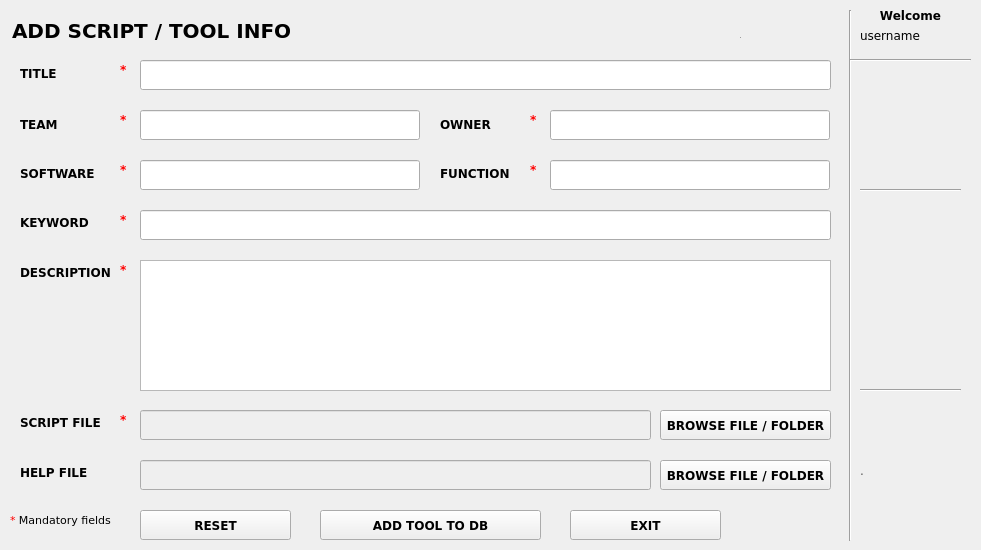
    <widget class="QWidget" name="tab_2">
     <attribute name="title">
      <string>ADD/MANAGE</string>
     </attribute>
     <widget class="QLabel" name="add_header_lable">
      <property name="geometry">
       <rect>
        <x>12</x>
        <y>20</y>
        <width>381</width>
        <height>21</height>
       </rect>
      </property>
      <property name="font">
       <font>
        <family>Verdana</family>
        <pointsize>15</pointsize>
        <weight>75</weight>
        <bold>true</bold>
       </font>
      </property>
      <property name="text">
       <string>ADD SCRIPT / TOOL INFO</string>
      </property>
     </widget>
     <widget class="QLabel" name="label_56">
      <property name="geometry">
       <rect>
        <x>20</x>
        <y>115</y>
        <width>121</width>
        <height>20</height>
       </rect>
      </property>
      <property name="font">
       <font>
        <family>Verdana</family>
        <pointsize>9</pointsize>
        <weight>75</weight>
        <bold>true</bold>
       </font>
      </property>
      <property name="text">
       <string>&lt;html&gt;&lt;head/&gt;&lt;body&gt;&lt;p&gt;TEAM&lt;/p&gt;&lt;/body&gt;&lt;/html&gt;</string>
      </property>
     </widget>
     <widget class="QLineEdit" name="add_team">
      <property name="geometry">
       <rect>
        <x>140</x>
        <y>110</y>
        <width>280</width>
        <height>30</height>
       </rect>
      </property>
      <property name="font">
       <font>
        <family>Verdana</family>
        <pointsize>10</pointsize>
        <weight>50</weight>
        <bold>false</bold>
       </font>
      </property>
     </widget>
     <widget class="QLabel" name="label_57">
      <property name="geometry">
       <rect>
        <x>20</x>
        <y>164</y>
        <width>121</width>
        <height>20</height>
       </rect>
      </property>
      <property name="font">
       <font>
        <family>Verdana</family>
        <pointsize>9</pointsize>
        <weight>75</weight>
        <bold>true</bold>
       </font>
      </property>
      <property name="text">
       <string>&lt;html&gt;&lt;head/&gt;&lt;body&gt;&lt;p&gt;SOFTWARE&lt;/p&gt;&lt;/body&gt;&lt;/html&gt;</string>
      </property>
     </widget>
     <widget class="QLineEdit" name="add_software">
      <property name="geometry">
       <rect>
        <x>140</x>
        <y>160</y>
        <width>280</width>
        <height>30</height>
       </rect>
      </property>
      <property name="font">
       <font>
        <family>Verdana</family>
        <pointsize>10</pointsize>
        <weight>50</weight>
        <bold>false</bold>
       </font>
      </property>
     </widget>
     <widget class="QLineEdit" name="add_function">
      <property name="geometry">
       <rect>
        <x>550</x>
        <y>160</y>
        <width>280</width>
        <height>30</height>
       </rect>
      </property>
      <property name="font">
       <font>
        <family>Verdana</family>
        <pointsize>10</pointsize>
        <weight>50</weight>
        <bold>false</bold>
       </font>
      </property>
     </widget>
     <widget class="QLabel" name="label_58">
      <property name="geometry">
       <rect>
        <x>440</x>
        <y>164</y>
        <width>81</width>
        <height>20</height>
       </rect>
      </property>
      <property name="font">
       <font>
        <family>Verdana</family>
        <pointsize>9</pointsize>
        <weight>75</weight>
        <bold>true</bold>
       </font>
      </property>
      <property name="text">
       <string>&lt;html&gt;&lt;head/&gt;&lt;body&gt;&lt;p&gt;FUNCTION&lt;/p&gt;&lt;/body&gt;&lt;/html&gt;</string>
      </property>
     </widget>
     <widget class="QLineEdit" name="add_keyword">
      <property name="geometry">
       <rect>
        <x>140</x>
        <y>210</y>
        <width>691</width>
        <height>30</height>
       </rect>
      </property>
      <property name="font">
       <font>
        <family>Verdana</family>
        <pointsize>10</pointsize>
        <weight>50</weight>
        <bold>false</bold>
       </font>
      </property>
     </widget>
     <widget class="QLabel" name="label_59">
      <property name="geometry">
       <rect>
        <x>20</x>
        <y>213</y>
        <width>121</width>
        <height>20</height>
       </rect>
      </property>
      <property name="font">
       <font>
        <family>Verdana</family>
        <pointsize>9</pointsize>
        <weight>75</weight>
        <bold>true</bold>
       </font>
      </property>
      <property name="text">
       <string>&lt;html&gt;&lt;head/&gt;&lt;body&gt;&lt;p&gt;KEYWORD&lt;/p&gt;&lt;/body&gt;&lt;/html&gt;</string>
      </property>
     </widget>
     <widget class="QLineEdit" name="add_owner">
      <property name="geometry">
       <rect>
        <x>550</x>
        <y>110</y>
        <width>280</width>
        <height>30</height>
       </rect>
      </property>
      <property name="font">
       <font>
        <family>Verdana</family>
        <pointsize>10</pointsize>
        <weight>50</weight>
        <bold>false</bold>
       </font>
      </property>
     </widget>
     <widget class="QLabel" name="label_60">
      <property name="geometry">
       <rect>
        <x>440</x>
        <y>115</y>
        <width>81</width>
        <height>20</height>
       </rect>
      </property>
      <property name="font">
       <font>
        <family>Verdana</family>
        <pointsize>9</pointsize>
        <weight>75</weight>
        <bold>true</bold>
       </font>
      </property>
      <property name="text">
       <string>&lt;html&gt;&lt;head/&gt;&lt;body&gt;&lt;p&gt;OWNER&lt;/p&gt;&lt;/body&gt;&lt;/html&gt;</string>
      </property>
     </widget>
     <widget class="QLineEdit" name="add_title">
      <property name="geometry">
       <rect>
        <x>140</x>
        <y>60</y>
        <width>691</width>
        <height>30</height>
       </rect>
      </property>
      <property name="font">
       <font>
        <family>Verdana</family>
        <pointsize>10</pointsize>
        <weight>50</weight>
        <bold>false</bold>
       </font>
      </property>
     </widget>
     <widget class="QLabel" name="label_61">
      <property name="geometry">
       <rect>
        <x>20</x>
        <y>64</y>
        <width>121</width>
        <height>20</height>
       </rect>
      </property>
      <property name="font">
       <font>
        <family>Verdana</family>
        <pointsize>9</pointsize>
        <weight>75</weight>
        <bold>true</bold>
       </font>
      </property>
      <property name="text">
       <string>&lt;html&gt;&lt;head/&gt;&lt;body&gt;&lt;p&gt;TITLE&lt;/p&gt;&lt;/body&gt;&lt;/html&gt;</string>
      </property>
     </widget>
     <widget class="QLabel" name="label_62">
      <property name="geometry">
       <rect>
        <x>20</x>
        <y>263</y>
        <width>121</width>
        <height>20</height>
       </rect>
      </property>
      <property name="font">
       <font>
        <family>Verdana</family>
        <pointsize>9</pointsize>
        <weight>75</weight>
        <bold>true</bold>
       </font>
      </property>
      <property name="text">
       <string>&lt;html&gt;&lt;head/&gt;&lt;body&gt;&lt;p&gt;DESCRIPTION&lt;/p&gt;&lt;/body&gt;&lt;/html&gt;</string>
      </property>
     </widget>
     <widget class="QLineEdit" name="add_toolpath">
      <property name="enabled">
       <bool>false</bool>
      </property>
      <property name="geometry">
       <rect>
        <x>140</x>
        <y>410</y>
        <width>511</width>
        <height>30</height>
       </rect>
      </property>
      <property name="font">
       <font>
        <family>Verdana</family>
        <pointsize>10</pointsize>
        <weight>50</weight>
        <bold>false</bold>
       </font>
      </property>
     </widget>
     <widget class="QLabel" name="label_63">
      <property name="geometry">
       <rect>
        <x>20</x>
        <y>413</y>
        <width>121</width>
        <height>20</height>
       </rect>
      </property>
      <property name="font">
       <font>
        <family>Verdana</family>
        <pointsize>9</pointsize>
        <weight>75</weight>
        <bold>true</bold>
       </font>
      </property>
      <property name="text">
       <string>&lt;html&gt;&lt;head/&gt;&lt;body&gt;&lt;p&gt;SCRIPT FILE&lt;/p&gt;&lt;/body&gt;&lt;/html&gt;</string>
      </property>
     </widget>
     <widget class="QPushButton" name="add_script_path_browse">
      <property name="geometry">
       <rect>
        <x>660</x>
        <y>410</y>
        <width>171</width>
        <height>30</height>
       </rect>
      </property>
      <property name="font">
       <font>
        <family>Verdana</family>
        <weight>75</weight>
        <bold>true</bold>
       </font>
      </property>
      <property name="text">
       <string>BROWSE FILE / FOLDER</string>
      </property>
     </widget>
     <widget class="QLabel" name="label_64">
      <property name="geometry">
       <rect>
        <x>20</x>
        <y>463</y>
        <width>121</width>
        <height>20</height>
       </rect>
      </property>
      <property name="font">
       <font>
        <family>Verdana</family>
        <pointsize>9</pointsize>
        <weight>75</weight>
        <bold>true</bold>
       </font>
      </property>
      <property name="text">
       <string>&lt;html&gt;&lt;head/&gt;&lt;body&gt;&lt;p&gt;HELP FILE&lt;/p&gt;&lt;/body&gt;&lt;/html&gt;</string>
      </property>
     </widget>
     <widget class="QPushButton" name="add_help_path_browse">
      <property name="geometry">
       <rect>
        <x>660</x>
        <y>460</y>
        <width>171</width>
        <height>30</height>
       </rect>
      </property>
      <property name="font">
       <font>
        <family>Verdana</family>
        <weight>75</weight>
        <bold>true</bold>
       </font>
      </property>
      <property name="text">
       <string>BROWSE FILE / FOLDER</string>
      </property>
     </widget>
     <widget class="QLineEdit" name="add_documentpath">
      <property name="enabled">
       <bool>false</bool>
      </property>
      <property name="geometry">
       <rect>
        <x>140</x>
        <y>460</y>
        <width>511</width>
        <height>30</height>
       </rect>
      </property>
      <property name="font">
       <font>
        <family>Verdana</family>
        <pointsize>10</pointsize>
        <weight>50</weight>
        <bold>false</bold>
       </font>
      </property>
     </widget>
     <widget class="QPushButton" name="add_reset">
      <property name="geometry">
       <rect>
        <x>140</x>
        <y>510</y>
        <width>151</width>
        <height>30</height>
       </rect>
      </property>
      <property name="font">
       <font>
        <family>Verdana</family>
        <weight>75</weight>
        <bold>true</bold>
       </font>
      </property>
      <property name="text">
       <string>RESET</string>
      </property>
     </widget>
     <widget class="QPushButton" name="save_info">
      <property name="geometry">
       <rect>
        <x>320</x>
        <y>510</y>
        <width>221</width>
        <height>30</height>
       </rect>
      </property>
      <property name="font">
       <font>
        <family>Verdana</family>
        <weight>75</weight>
        <bold>true</bold>
       </font>
      </property>
      <property name="text">
       <string>ADD TOOL TO DB</string>
      </property>
     </widget>
     <widget class="QPushButton" name="add_exit">
      <property name="geometry">
       <rect>
        <x>570</x>
        <y>510</y>
        <width>151</width>
        <height>30</height>
       </rect>
      </property>
      <property name="font">
       <font>
        <family>Verdana</family>
        <weight>75</weight>
        <bold>true</bold>
       </font>
      </property>
      <property name="text">
       <string>EXIT</string>
      </property>
     </widget>
     <widget class="Line" name="line_4">
      <property name="geometry">
       <rect>
        <x>840</x>
        <y>10</y>
        <width>20</width>
        <height>531</height>
       </rect>
      </property>
      <property name="orientation">
       <enum>Qt::Vertical</enum>
      </property>
     </widget>
     <widget class="Line" name="line_5">
      <property name="geometry">
       <rect>
        <x>860</x>
        <y>180</y>
        <width>101</width>
        <height>20</height>
       </rect>
      </property>
      <property name="orientation">
       <enum>Qt::Horizontal</enum>
      </property>
     </widget>
     <widget class="Line" name="line_6">
      <property name="geometry">
       <rect>
        <x>860</x>
        <y>380</y>
        <width>101</width>
        <height>20</height>
       </rect>
      </property>
      <property name="orientation">
       <enum>Qt::Horizontal</enum>
      </property>
     </widget>
     <widget class="QLabel" name="add_status">
      <property name="geometry">
       <rect>
        <x>860</x>
        <y>410</y>
        <width>112</width>
        <height>121</height>
       </rect>
      </property>
      <property name="font">
       <font>
        <family>Verdana</family>
        <pointsize>9</pointsize>
        <weight>50</weight>
        <bold>false</bold>
       </font>
      </property>
      <property name="text">
       <string>&lt;html&gt;&lt;head/&gt;&lt;body&gt;&lt;p&gt;&lt;span style=&quot; color:#5b5b5b;&quot;&gt;.&lt;/span&gt;&lt;/p&gt;&lt;/body&gt;&lt;/html&gt;</string>
      </property>
      <property name="alignment">
       <set>Qt::AlignLeading|Qt::AlignLeft|Qt::AlignVCenter</set>
      </property>
      <property name="wordWrap">
       <bool>true</bool>
      </property>
     </widget>
     <widget class="QLabel" name="UserName2">
      <property name="geometry">
       <rect>
        <x>860</x>
        <y>20</y>
        <width>101</width>
        <height>31</height>
       </rect>
      </property>
      <property name="font">
       <font>
        <family>Verdana</family>
        <pointsize>9</pointsize>
        <weight>75</weight>
        <bold>true</bold>
       </font>
      </property>
      <property name="inputMethodHints">
       <set>Qt::ImhNone</set>
      </property>
      <property name="text">
       <string>&lt;html&gt;&lt;head/&gt;&lt;body&gt;&lt;p&gt;&lt;span style=&quot; font-weight:400;&quot;&gt;username&lt;/span&gt;&lt;/p&gt;&lt;/body&gt;&lt;/html&gt;</string>
      </property>
      <property name="wordWrap">
       <bool>true</bool>
      </property>
     </widget>
     <widget class="QLabel" name="add_enable_edit_label2_3">
      <property name="geometry">
       <rect>
        <x>860</x>
        <y>0</y>
        <width>101</width>
        <height>31</height>
       </rect>
      </property>
      <property name="font">
       <font>
        <family>Verdana</family>
        <pointsize>9</pointsize>
        <weight>75</weight>
        <bold>true</bold>
       </font>
      </property>
      <property name="inputMethodHints">
       <set>Qt::ImhNone</set>
      </property>
      <property name="text">
       <string>&lt;html&gt;&lt;head/&gt;&lt;body&gt;&lt;p align=&quot;center&quot;&gt;Welcome&lt;/p&gt;&lt;/body&gt;&lt;/html&gt;</string>
      </property>
      <property name="wordWrap">
       <bool>true</bool>
      </property>
     </widget>
     <widget class="Line" name="line_36">
      <property name="geometry">
       <rect>
        <x>850</x>
        <y>50</y>
        <width>121</width>
        <height>20</height>
       </rect>
      </property>
      <property name="orientation">
       <enum>Qt::Horizontal</enum>
      </property>
     </widget>
     <widget class="QLabel" name="edit_tool_id">
      <property name="geometry">
       <rect>
        <x>740</x>
        <y>10</y>
        <width>101</width>
        <height>16</height>
       </rect>
      </property>
      <property name="font">
       <font>
        <family>Verdana</family>
        <pointsize>1</pointsize>
        <weight>75</weight>
        <bold>true</bold>
       </font>
      </property>
      <property name="text">
       <string>&lt;html&gt;&lt;head/&gt;&lt;body&gt;&lt;p&gt;&lt;br/&gt;&lt;/p&gt;&lt;/body&gt;&lt;/html&gt;</string>
      </property>
     </widget>
     <widget class="QLabel" name="add_version">
      <property name="geometry">
       <rect>
        <x>740</x>
        <y>30</y>
        <width>101</width>
        <height>16</height>
       </rect>
      </property>
      <property name="font">
       <font>
        <family>Verdana</family>
        <pointsize>1</pointsize>
        <weight>75</weight>
        <bold>true</bold>
       </font>
      </property>
      <property name="text">
       <string>0</string>
      </property>
     </widget>
     <widget class="QTextEdit" name="add_description">
      <property name="geometry">
       <rect>
        <x>140</x>
        <y>260</y>
        <width>691</width>
        <height>131</height>
       </rect>
      </property>
      <property name="font">
       <font>
        <family>Verdana</family>
        <pointsize>10</pointsize>
       </font>
      </property>
     </widget>
     <widget class="QLabel" name="label_65">
      <property name="geometry">
       <rect>
        <x>120</x>
        <y>60</y>
        <width>21</width>
        <height>20</height>
       </rect>
      </property>
      <property name="font">
       <font>
        <family>Verdana</family>
        <pointsize>9</pointsize>
        <weight>75</weight>
        <bold>true</bold>
       </font>
      </property>
      <property name="text">
       <string>&lt;html&gt;&lt;head/&gt;&lt;body&gt;&lt;p&gt;&lt;span style=&quot; color:#ff0000;&quot;&gt;*&lt;/span&gt;&lt;/p&gt;&lt;/body&gt;&lt;/html&gt;</string>
      </property>
     </widget>
     <widget class="QLabel" name="label_66">
      <property name="geometry">
       <rect>
        <x>120</x>
        <y>110</y>
        <width>21</width>
        <height>20</height>
       </rect>
      </property>
      <property name="font">
       <font>
        <family>Verdana</family>
        <pointsize>9</pointsize>
        <weight>75</weight>
        <bold>true</bold>
       </font>
      </property>
      <property name="text">
       <string>&lt;html&gt;&lt;head/&gt;&lt;body&gt;&lt;p&gt;&lt;span style=&quot; color:#ff0000;&quot;&gt;*&lt;/span&gt;&lt;/p&gt;&lt;/body&gt;&lt;/html&gt;</string>
      </property>
     </widget>
     <widget class="QLabel" name="label_67">
      <property name="geometry">
       <rect>
        <x>120</x>
        <y>160</y>
        <width>21</width>
        <height>20</height>
       </rect>
      </property>
      <property name="font">
       <font>
        <family>Verdana</family>
        <pointsize>9</pointsize>
        <weight>75</weight>
        <bold>true</bold>
       </font>
      </property>
      <property name="text">
       <string>&lt;html&gt;&lt;head/&gt;&lt;body&gt;&lt;p&gt;&lt;span style=&quot; color:#ff0000;&quot;&gt;*&lt;/span&gt;&lt;/p&gt;&lt;/body&gt;&lt;/html&gt;</string>
      </property>
     </widget>
     <widget class="QLabel" name="label_68">
      <property name="geometry">
       <rect>
        <x>120</x>
        <y>210</y>
        <width>21</width>
        <height>20</height>
       </rect>
      </property>
      <property name="font">
       <font>
        <family>Verdana</family>
        <pointsize>9</pointsize>
        <weight>75</weight>
        <bold>true</bold>
       </font>
      </property>
      <property name="text">
       <string>&lt;html&gt;&lt;head/&gt;&lt;body&gt;&lt;p&gt;&lt;span style=&quot; color:#ff0000;&quot;&gt;*&lt;/span&gt;&lt;/p&gt;&lt;/body&gt;&lt;/html&gt;</string>
      </property>
     </widget>
     <widget class="QLabel" name="label_69">
      <property name="geometry">
       <rect>
        <x>120</x>
        <y>260</y>
        <width>21</width>
        <height>20</height>
       </rect>
      </property>
      <property name="font">
       <font>
        <family>Verdana</family>
        <pointsize>9</pointsize>
        <weight>75</weight>
        <bold>true</bold>
       </font>
      </property>
      <property name="text">
       <string>&lt;html&gt;&lt;head/&gt;&lt;body&gt;&lt;p&gt;&lt;span style=&quot; color:#ff0000;&quot;&gt;*&lt;/span&gt;&lt;/p&gt;&lt;/body&gt;&lt;/html&gt;</string>
      </property>
     </widget>
     <widget class="QLabel" name="label_70">
      <property name="geometry">
       <rect>
        <x>120</x>
        <y>410</y>
        <width>21</width>
        <height>20</height>
       </rect>
      </property>
      <property name="font">
       <font>
        <family>Verdana</family>
        <pointsize>9</pointsize>
        <weight>75</weight>
        <bold>true</bold>
       </font>
      </property>
      <property name="text">
       <string>&lt;html&gt;&lt;head/&gt;&lt;body&gt;&lt;p&gt;&lt;span style=&quot; color:#ff0000;&quot;&gt;*&lt;/span&gt;&lt;/p&gt;&lt;/body&gt;&lt;/html&gt;</string>
      </property>
     </widget>
     <widget class="QLabel" name="label_72">
      <property name="geometry">
       <rect>
        <x>530</x>
        <y>110</y>
        <width>21</width>
        <height>20</height>
       </rect>
      </property>
      <property name="font">
       <font>
        <family>Verdana</family>
        <pointsize>9</pointsize>
        <weight>75</weight>
        <bold>true</bold>
       </font>
      </property>
      <property name="text">
       <string>&lt;html&gt;&lt;head/&gt;&lt;body&gt;&lt;p&gt;&lt;span style=&quot; color:#ff0000;&quot;&gt;*&lt;/span&gt;&lt;/p&gt;&lt;/body&gt;&lt;/html&gt;</string>
      </property>
     </widget>
     <widget class="QLabel" name="label_73">
      <property name="geometry">
       <rect>
        <x>530</x>
        <y>160</y>
        <width>21</width>
        <height>20</height>
       </rect>
      </property>
      <property name="font">
       <font>
        <family>Verdana</family>
        <pointsize>9</pointsize>
        <weight>75</weight>
        <bold>true</bold>
       </font>
      </property>
      <property name="text">
       <string>&lt;html&gt;&lt;head/&gt;&lt;body&gt;&lt;p&gt;&lt;span style=&quot; color:#ff0000;&quot;&gt;*&lt;/span&gt;&lt;/p&gt;&lt;/body&gt;&lt;/html&gt;</string>
      </property>
     </widget>
     <widget class="QLabel" name="label_71">
      <property name="geometry">
       <rect>
        <x>10</x>
        <y>510</y>
        <width>121</width>
        <height>20</height>
       </rect>
      </property>
      <property name="font">
       <font>
        <family>Verdana</family>
        <pointsize>9</pointsize>
        <weight>75</weight>
        <bold>true</bold>
       </font>
      </property>
      <property name="text">
       <string>&lt;html&gt;&lt;head/&gt;&lt;body&gt;&lt;p&gt;&lt;span style=&quot; font-size:8pt; font-weight:400; color:#ff0000;&quot;&gt;*&lt;/span&gt;&lt;span style=&quot; font-size:8pt; font-weight:400;&quot;&gt; Mandatory fields&lt;/span&gt;&lt;/p&gt;&lt;/body&gt;&lt;/html&gt;</string>
      </property>
     </widget>
    </widget>
